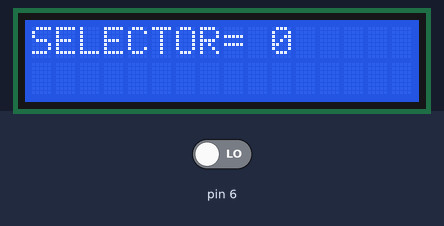
Recording of a sketch running on a simulated Arduino Uno, built with avr-gcc and run on an emulated ATmega328P. Parts: 16×2 character LCD. Inputs (shaded band) come from the test bench; at power-on: pin 6 LOW. The local clock reads 2024-03-15 10:24:30 at power-on unless the sketch sets it.

Above: at 1.2 s.
1.3 s: pin 6 driven HIGH
At 3.8 s:
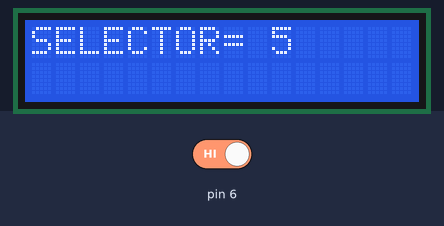
At 5.4 s:
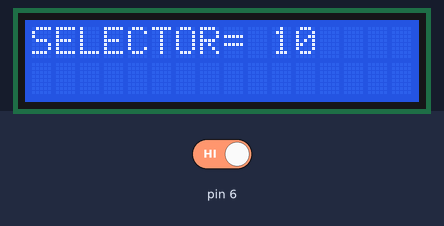
Timing chart, 0 to 6.9 s (numbered marks = the images above; inputs shaded):
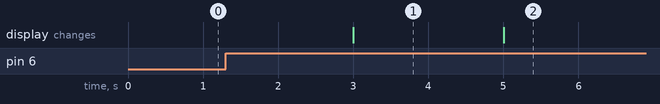

Measured:
- after the input at 1.3 s, the display: changes after 1.7 s (image 1)
- what the display in image 1 shows lasts 2.0 s, from 3.0 s to 5.0 s

The sketch:

RTC_PULSADOR_LCD.ino
```cpp
#include<Wire.h>
#include <LiquidCrystal_I2C.h>
LiquidCrystal_I2C lcd(0x27,16,2);
#include<RTClib.h>
//CONFIGURACION DEL RTC
RTC_DS1307 rtc;
DateTime HoraFecha;
byte segundo,minuto,hora,dia,mes;
int anio;
byte segundero_up = 0;
byte selector=0;

void setup() {
  pinMode(6, INPUT);
  lcd.init();
  lcd.backlight();
  rtc.begin();    //INICIA EL RTC
  lcd.setCursor(0,0);
  lcd.print("SELECTOR= ");
}

void loop() {
  Lectura_Tiempo();
  pulsadores();
  lcd.setCursor(10,0);
  lcd.print(selector);
}

void pulsadores(){
  if(digitalRead(6)== HIGH){
    segundero_up = segundo;
    byte f= 1;
    while(f == 1){
      Lectura_Tiempo();
      if((digitalRead(6)== HIGH)&&((segundo-segundero_up)> 1)){
        selector = selector +5;
        break;
      }
      if((digitalRead(6)== LOW)&&((segundo-segundero_up)< 1)){
        selector++;
        break;
      }

    }
  }
}

void Lectura_Tiempo(){
  HoraFecha  = rtc.now();
  segundo    = HoraFecha.second();
  minuto     = HoraFecha.minute();
  hora       = HoraFecha.hour();
  dia        = HoraFecha.day();
  mes        = HoraFecha.month();
  anio       = HoraFecha.year();
}
```
